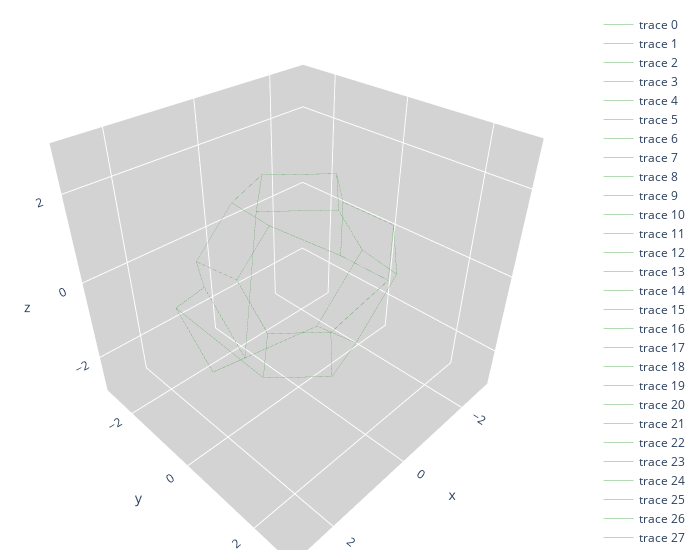

Notebook source saved alongside this figure:
### Code cell
# try to generate a mesh based on the nodes and connect. Since we have the structure, then we can make unified mesh.
# generate them, and then connect with COMSOL, and then update the mesh geometry of the comsol model

kc.generate_mesh()
kc.show_mesh()

### Figure 1 — Plotly figure (JSON) as saved in the notebook; plotly's stock layout.template omitted (floating-point values rounded to 4 significant figures)
{"data": [{"line": {"color": "green", "width": 0.3}, "mode": "lines", "type": "scatter3d", "x": [1, 2.2], "y": [0, 1], "z": [2, 6.123e-17]}, {"line": {"color": "green", "width": 0.3}, "mode": "lines", "type": "scatter3d", "x": [2.2, 2.2], "y": [1, 6.123e-17], "z": [6.123e-17, -1]}, {"line": {"color": "green", "width": 0.3}, "mode": "lines", "type": "scatter3d", "x": [2.2, 1.5], "y": [6.123e-17, 2], "z": [-1, 0.866]}, {"line": {"color": "green", "width": 0.3}, "mode": "lines", "type": "scatter3d", "x": [1.5, 0.5], "y": [2, 2], "z": [0.866, 1.866]}, {"line": {"color": "green", "width": 0.3}, "mode": "lines", "type": "scatter3d", "x": [0.5, 0], "y": [2, 1], "z": [1.866, 2]}, {"line": {"color": "green", "width": 0.3}, "mode": "lines", "type": "scatter3d", "x": [0, 1], "y": [1, 0], "z": [2, 2]}, {"line": {"color": "green", "width": 0.3}, "mode": "lines", "type": "scatter3d", "x": [-2, -1], "y": [-0.7071, 0], "z": [0.7071, 2]}, {"line": {"color": "green", "width": 0.3}, "mode": "lines", "type": "scatter3d", "x": [-1, 0], "y": [0, 1], "z": [2, 2]}, {"line": {"color": "green", "width": 0.3}, "mode": "lines", "type": "scatter3d", "x": [0, 0.5], "y": [1, 2], "z": [2, 1.866]}, {"line": {"color": "green", "width": 0.3}, "mode": "lines", "type": "scatter3d", "x": [0.5, -0.5], "y": [2, 2], "z": [1.866, 0.866]}, {"line": {"color": "green", "width": 0.3}, "mode": "lines", "type": "scatter3d", "x": [-0.5, -2], "y": [2, 0.7071], "z": [0.866, 0.7071]}, {"line": {"color": "green", "width": 0.3}, "mode": "lines", "type": "scatter3d", "x": [-2, -2], "y": [0.7071, -0.7071], "z": [0.7071, 0.7071]}, {"line": {"color": "green", "width": 0.3}, "mode": "lines", "type": "scatter3d", "x": [-1, 0], "y": [-2, -2], "z": [0, 1]}, {"line": {"color": "green", "width": 0.3}, "mode": "lines", "type": "scatter3d", "x": [0, 0], "y": [-2, -1], "z": [1, 2]}, {"line": {"color": "green", "width": 0.3}, "mode": "lines", "type": "scatter3d", "x": [0, -1], "y": [-1, 0], "z": [2, 2]}, {"line": {"color": "green", "width": 0.3}, "mode": "lines", "type": "scatter3d", "x": [-1, -2], "y": [0, -0.7071], "z": [2, 0.7071]}, {"line": {"color": "green", "width": 0.3}, "mode": "lines", "type": "scatter3d", "x": [-2, -2], "y": [-0.7071, -0.7071], "z": [0.7071, -0.7071]}, {"line": {"color": "green", "width": 0.3}, "mode": "lines", "type": "scatter3d", "x": [-2, -1], "y": [-0.7071, -2], "z": [-0.7071, 0]}, {"line": {"color": "green", "width": 0.3}, "mode": "lines", "type": "scatter3d", "x": [0, 1], "y": [-2, -2], "z": [1, 0]}, {"line": {"color": "green", "width": 0.3}, "mode": "lines", "type": "scatter3d", "x": [1, 2.2], "y": [-2, -6.123e-17], "z": [0, 1]}, {"line": {"color": "green", "width": 0.3}, "mode": "lines", "type": "scatter3d", "x": [2.2, 2.2], "y": [-6.123e-17, 1], "z": [1, 6.123e-17]}, {"line": {"color": "green", "width": 0.3}, "mode": "lines", "type": "scatter3d", "x": [2.2, 1], "y": [1, 0], "z": [6.123e-17, 2]}, {"line": {"color": "green", "width": 0.3}, "mode": "lines", "type": "scatter3d", "x": [1, 0], "y": [0, -1], "z": [2, 2]}, {"line": {"color": "green", "width": 0.3}, "mode": "lines", "type": "scatter3d", "x": [0, 0], "y": [-1, -2], "z": [2, 1]}, {"line": {"color": "green", "width": 0.3}, "mode": "lines", "type": "scatter3d", "x": [1, 2.2], "y": [0, -1], "z": [-2, -6.123e-17]}, {"line": {"color": "green", "width": 0.3}, "mode": "lines", "type": "scatter3d", "x": [2.2, 2.2], "y": [-1, 6.123e-17], "z": [-6.123e-17, -1]}, {"line": {"color": "green", "width": 0.3}, "mode": "lines", "type": "scatter3d", "x": [2.2, 1.5], "y": [6.123e-17, 2], "z": [-1, 0.866]}, {"line": {"color": "green", "width": 0.3}, "mode": "lines", "type": "scatter3d", "x": [1.5, 0.5], "y": [2, 2], "z": [0.866, -0.134]}, {"line": {"color": "green", "width": 0.3}, "mode": "lines", "type": "scatter3d", "x": [0.5, 0], "y": [2, 1], "z": [-0.134, -2]}, {"line": {"color": "green", "width": 0.3}, "mode": "lines", "type": "scatter3d", "x": [0, 1], "y": [1, 0], "z": [-2, -2]}, {"line": {"color": "green", "width": 0.3}, "mode": "lines", "type": "scatter3d", "x": [-2, -1], "y": [0.7071, 0], "z": [-0.7071, -2]}, {"line": {"color": "green", "width": 0.3}, "mode": "lines", "type": "scatter3d", "x": [-1, 0], "y": [0, 1], "z": [-2, -2]}, {"line": {"color": "green", "width": 0.3}, "mode": "lines", "type": "scatter3d", "x": [0, 0.5], "y": [1, 2], "z": [-2, -0.134]}, {"line": {"color": "green", "width": 0.3}, "mode": "lines", "type": "scatter3d", "x": [0.5, -0.5], "y": [2, 2], "z": [-0.134, 0.866]}, {"line": {"color": "green", "width": 0.3}, "mode": "lines", "type": "scatter3d", "x": [-0.5, -2], "y": [2, 0.7071], "z": [0.866, 0.7071]}, {"line": {"color": "green", "width": 0.3}, "mode": "lines", "type": "scatter3d", "x": [-2, -2], "y": [0.7071, 0.7071], "z": [0.7071, -0.7071]}, {"line": {"color": "green", "width": 0.3}, "mode": "lines", "type": "scatter3d", "x": [-1, 0], "y": [-2, -2], "z": [0, -1]}, {"line": {"color": "green", "width": 0.3}, "mode": "lines", "type": "scatter3d", "x": [0, 0], "y": [-2, -1], "z": [-1, -2]}, {"line": {"color": "green", "width": 0.3}, "mode": "lines", "type": "scatter3d", "x": [0, -1], "y": [-1, 0], "z": [-2, -2]}, {"line": {"color": "green", "width": 0.3}, "mode": "lines", "type": "scatter3d", "x": [-1, -2], "y": [0, 0.7071], "z": [-2, -0.7071]}, {"line": {"color": "green", "width": 0.3}, "mode": "lines", "type": "scatter3d", "x": [-2, -2], "y": [0.7071, -0.7071], "z": [-0.7071, -0.7071]}, {"line": {"color": "green", "width": 0.3}, "mode": "lines", "type": "scatter3d", "x": [-2, -1], "y": [-0.7071, -2], "z": [-0.7071, 0]}, {"line": {"color": "green", "width": 0.3}, "mode": "lines", "type": "scatter3d", "x": [0, 1], "y": [-2, -2], "z": [-1, 0]}, {"line": {"color": "green", "width": 0.3}, "mode": "lines", "type": "scatter3d", "x": [1, 2.2], "y": [-2, -6.123e-17], "z": [0, 1]}, {"line": {"color": "green", "width": 0.3}, "mode": "lines", "type": "scatter3d", "x": [2.2, 2.2], "y": [-6.123e-17, -1], "z": [1, -6.123e-17]}, {"line": {"color": "green", "width": 0.3}, "mode": "lines", "type": "scatter3d", "x": [2.2, 1], "y": [-1, 0], "z": [-6.123e-17, -2]}, {"line": {"color": "green", "width": 0.3}, "mode": "lines", "type": "scatter3d", "x": [1, 0], "y": [0, -1], "z": [-2, -2]}, {"line": {"color": "green", "width": 0.3}, "mode": "lines", "type": "scatter3d", "x": [0, 0], "y": [-1, -2], "z": [-2, -1]}], "layout": {"margin": {"b": 10, "l": 10, "r": 20, "t": 10}, "scene": {"xaxis": {"backgroundcolor": "lightgrey", "nticks": 4, "range": [-3, 3], "showbackground": true}, "yaxis": {"backgroundcolor": "lightgrey", "nticks": 4, "range": [-3, 3], "showbackground": true}, "zaxis": {"backgroundcolor": "lightgrey", "nticks": 4, "range": [-3, 3], "showbackground": true}}, "width": 700}}
